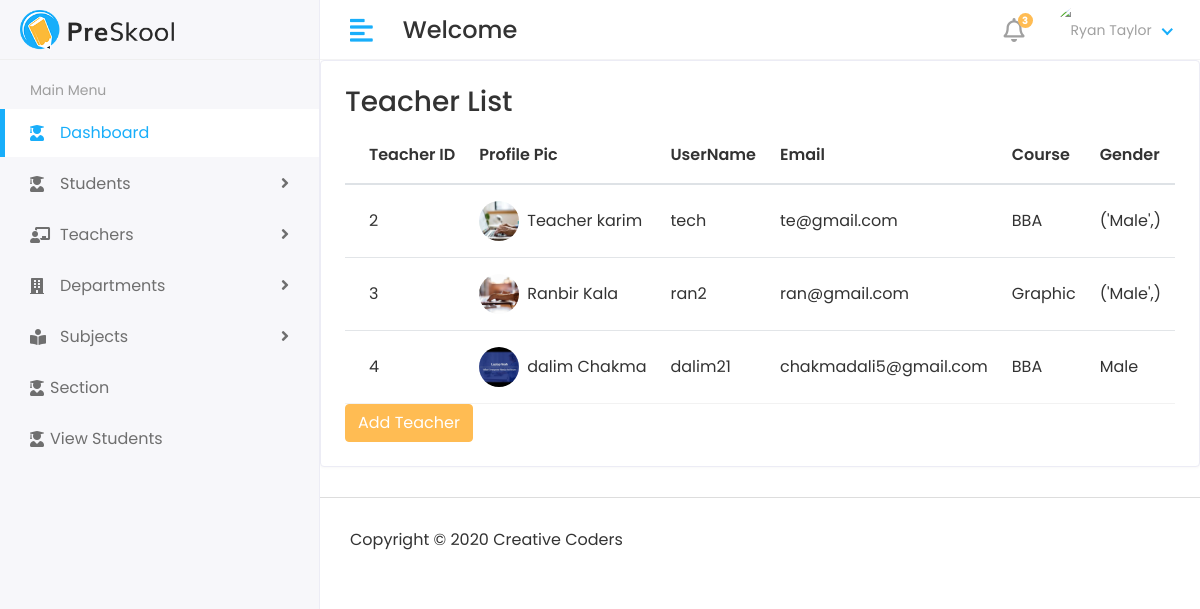
The page /teacherlist on the database its author committed.
### app/models.py (models this page shows, shortened)
class Teachermodel(models.Model):
    admin = models.OneToOneField(customUser,on_delete=models.CASCADE)
    address = models.TextField()
    gender = models.CharField(max_length=50)
    mobile = models.CharField(max_length=14)
    courseid = models.ForeignKey(Coursemodel,on_delete=models.DO_NOTHING,default=1)
    experience = models.CharField(max_length=50)
    createat = models.DateTimeField(auto_now_add=True)
    updateat = models.DateTimeField(auto_now_add=True)

class customUser(AbstractUser):
    USER = (
        (1,"admin"),
        (2,"staff"),
        (3,"student"),
    )
    user_type = models.CharField(choices=USER,max_length=50,default=1)
    profilepic = models.ImageField(upload_to="media/profileimg", blank=True, null=True)

class Coursemodel(models.Model):
    name = models.CharField(max_length=50)
    createat = models.DateTimeField(auto_now_add=True)
    updateat = models.DateTimeField(auto_now_add=True)
    def __str__(self):
        return self.name

### app/views.py (the view)
# urls.py: path('teacherlist', views.teacherlist,name="teacherlist"),
def teacherlist(request):
    teacher = Teachermodel.objects.all()
    return render(request,"teacher/teacherlist.html",{'teacher':teacher})

### templates/teacher/teacherlist.html (shortened to what this page needs)
{% extends 'base.html' %}
{% block content %}
<div class="row">
    <div class="col-sm-12">
       <div class="card card-table">
          <div class="card-body">
             <div class="table-responsive">
                <table id="table_id" class="table table-hover table-center mb-0">
                  <div>
                     <h3>Teacher List</h3>
                  </div>
                   <thead>
                      <tr>
                        <th>Teacher ID</th>
                        <th>Profile Pic</th>
                         <th>UserName</th>
                         <th>Email</th>
                         <th>Course</th>
                         <th>Gender</th>
                         <th>Create At</th>
                      </tr>
                   </thead>
                   <tbody>
                     {% for t in  teacher %}
                     <tr>
                         <td>{{t.id}}</td>
                         <td>
                            <h2 class="table-avatar">
                               <a href="student-details.html" class="avatar avatar-sm mr-2"><img class="avatar-img rounded-circle" src="/{{t.admin.profilepic}}" alt="User Image"></a>
                               <a href="student-details.html">{{t.admin.first_name}}  {{t.admin.last_name}}</a>
                            </h2>
                         </td>
                         <td>{{t.admin.username}}</td>
                         <td>{{t.admin.email}}</td>
                         <td>{{t.courseid}}</td>
                         <td>{{t.gender}}</td>
                         <td>{{t.createat}}</td>
                      </tr>
                      {% endfor %}
                   </tbody>
                </table>
                <div>
                  <a href="{% url 'addteacher' %}" class="btn btn-primary">Add Teacher</a>
                </div>
             </div>
          </div>
       </div>
    </div>
 </div>
{% endblock %}

### static/assets/css/style.css (style rules this page uses)
html { height: 100%; }
body { background-color: #fff; color: #333; font-family: 'Poppins', sans-serif; font-size: 1rem; height: 100%; line-height: 1.5; overflow-x: hidden; }
h1, h2, h3, h4, h5, h6 { font-family: 'Poppins', sans-serif; margin-top: 0; }
a { color: #009ce7; }
input, button, a { transition: all 0.4s ease; -moz-transition: all 0.4s ease; -o-transition: all 0.4s ease; -ms-transition: all 0.4s ease; -webkit-transition: all 0.4s ease; }
.table { color: #333; max-width: 100%; margin-bottom: 0; width: 100%; }
table.table td h2 { display: inline-block; font-size: inherit; font-weight: 400; margin: 0; padding: 0; vertical-align: middle; }
table.table td h2.table-avatar { align-items: center; display: inline-flex; font-size: inherit; font-weight: 400; margin: 0; padding: 0; vertical-align: middle; white-space: nowrap; }
table.table td h2 a { color: #333; }
.table thead tr th { font-weight: 600; }
.table tbody tr { border-bottom: 1px solid rgba(0, 0, 0, 0.05); }
.table.table-center td, .table.table-center th { vertical-align: middle; }
.card-table .card-body .table > thead > tr > th { border-top: 0; }
.card-table .card-body .table tr td:first-child, .card-table .card-body .table tr th:first-child { padding-left: 1.5rem; }
.card-table .table td, .card-table .table th { border-top: 1px solid #e2e5e8; padding: 1rem 0.75rem; white-space: nowrap; }
.btn-primary { background-color: #FFBC53; border: 1px solid #FFBC53; }
.card { border: 1px solid #ececf5; box-shadow: 0 1px 3px 0 rgba(0, 0, 0, 0.03); margin-bottom: 1.875rem; }
.card-body { padding: 1.5rem; }
.avatar { position: relative; display: inline-block; width: 3rem; height: 3rem }
.avatar > img { width: 100%; height: 100%; -o-object-fit: cover; object-fit: cover; }
.avatar-sm { width: 2.5rem; height: 2.5rem; }

### rows shown on the page
Teachermodel: id "2", admin.profilepic (picture), admin.first_name "Teacher", admin.last_name "karim", admin.username "tech", admin.email "te@gmail.com", courseid "BBA", gender "('Male',)"
Teachermodel: id "3", admin.profilepic (picture), admin.first_name "Ranbir", admin.last_name "Kala", admin.username "ran2", admin.email "ran@gmail.com", courseid "Graphic", gender "('Male',)"
Teachermodel: id "4", admin.profilepic (placeholder picture), admin.first_name "dalim", admin.last_name "Chakma", admin.username "dalim21", admin.email "chakmadali5@gmail.com", courseid "BBA", gender "Male"
